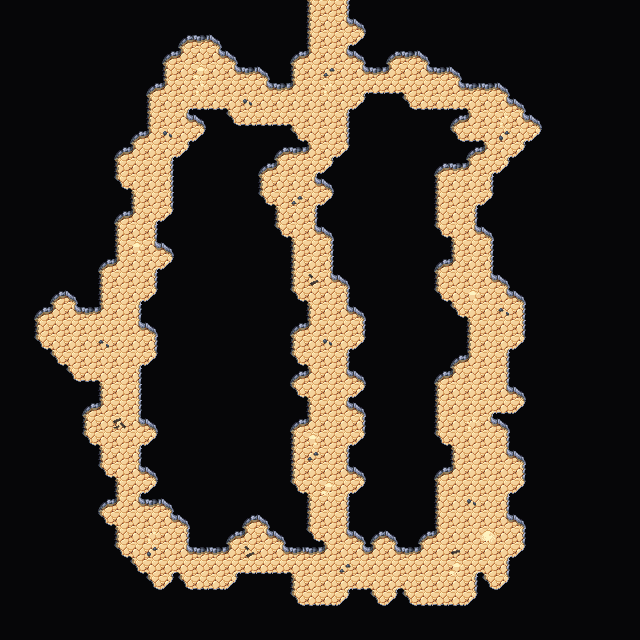

This game map was drawn from its Tiled (.tmx) file and the tilesets committed beside it. A one-line description and the trimmed map source follow:
An orthogonal 40x40 tile map with 16x16 px tiles, 4 tile layers (Collision, Background, Walls, Clutter), 2 tilesets and 1 object.

<map version="1.5" tiledversion="1.7.2" orientation="orthogonal" renderorder="right-down" width="40" height="40" tilewidth="16" tileheight="16" infinite="0" nextlayerid="7" nextobjectid="62">
 <editorsettings>
  <export target="wastetown..tmx" format="tmx" />
 </editorsettings>
 <tileset firstgid="1" source="../../../tileset/main.tsx" />
 <tileset firstgid="3477" source="../../../tileset/buildings.tsx" />
 <layer id="6" name="Collision" width="40" height="40">
  <data>[1600 cells, 0 non-empty, 0 distinct tile ids]</data>
 </layer>
 <layer id="1" name="Background" width="40" height="40">
  <data>[1600 cells, 1600 non-empty, 1 distinct tile ids]</data>
 </layer>
 <layer id="2" name="Walls" width="40" height="40">
  <data>[1600 cells, 1427 non-empty, 18 distinct tile ids]</data>
 </layer>
 <layer id="3" name="Clutter" width="40" height="40">
  <properties>
   <property name="spriteLayer" type="bool" value="true" />
  </properties>
  <data>[1600 cells, 26 non-empty, 11 distinct tile ids]</data>
 </layer>
 <objectgroup id="4" name="Objects">
  <object id="61" template="../../../obj/door_down.tx" x="319.333" y="19.3333">
   <properties>
    <property name="teleport" value="../common/maps/map/cave/cave_multilevel_4/cave_23H2.tmx" />
    <property name="teleportObjectId" value="60" />
   </properties>
  </object>
 </objectgroup>
</map>
